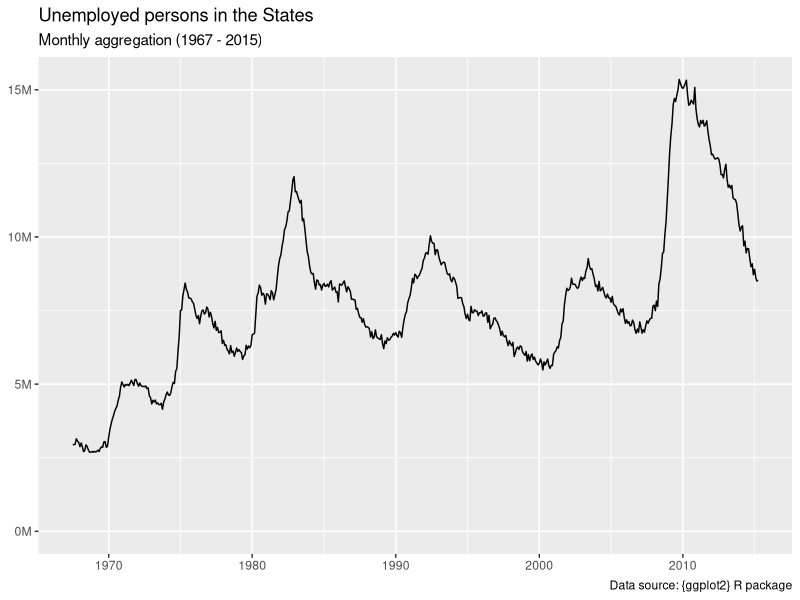
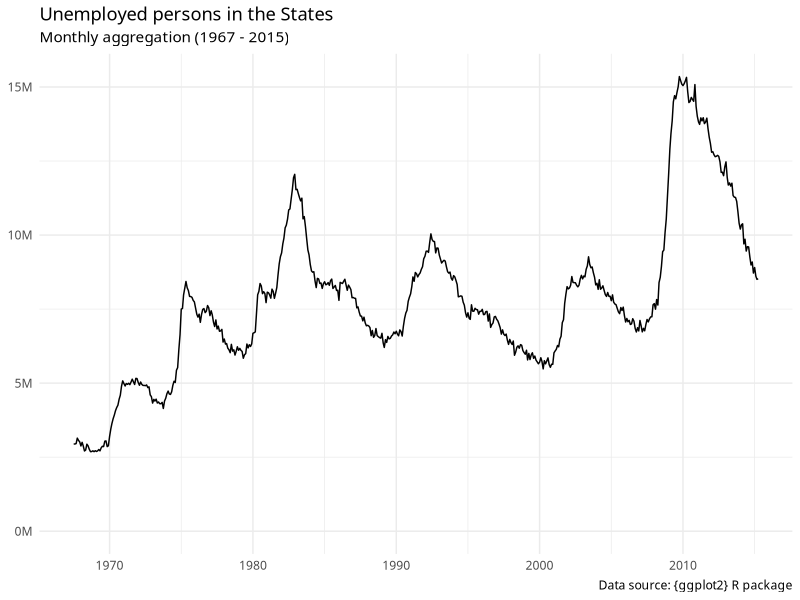
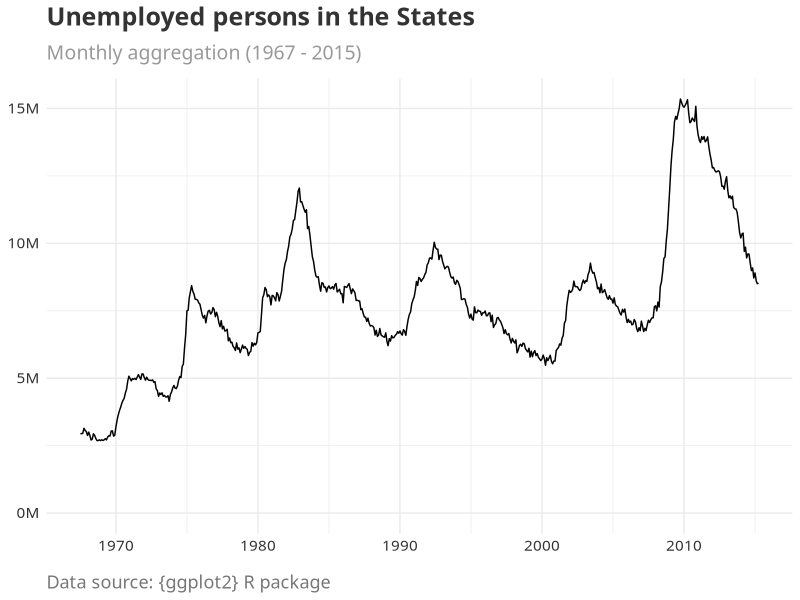
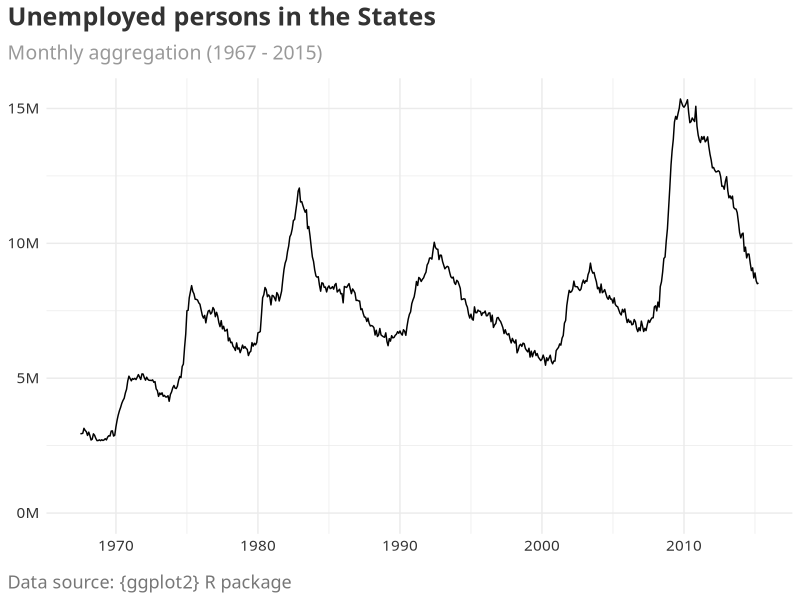
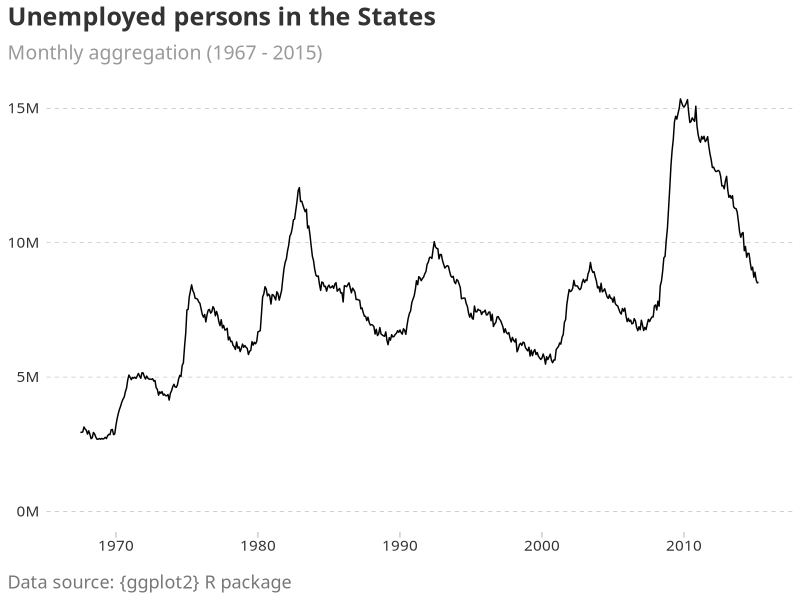
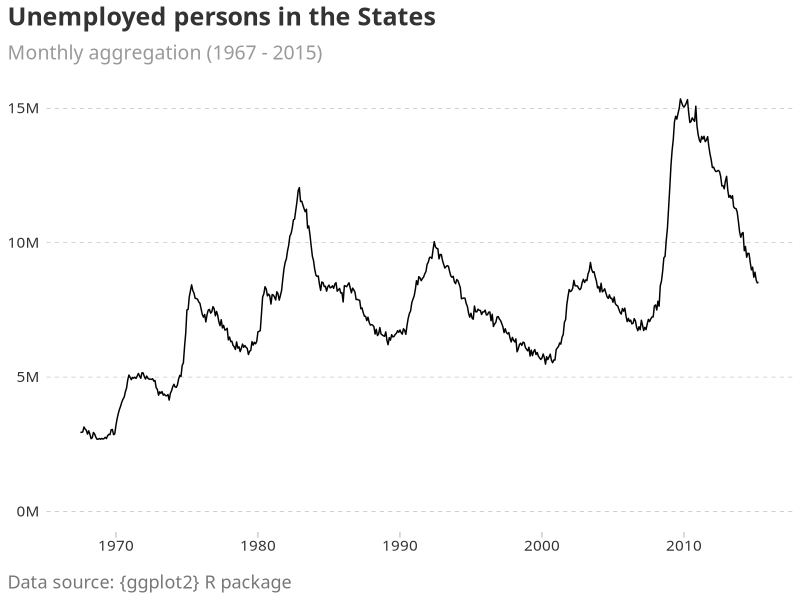
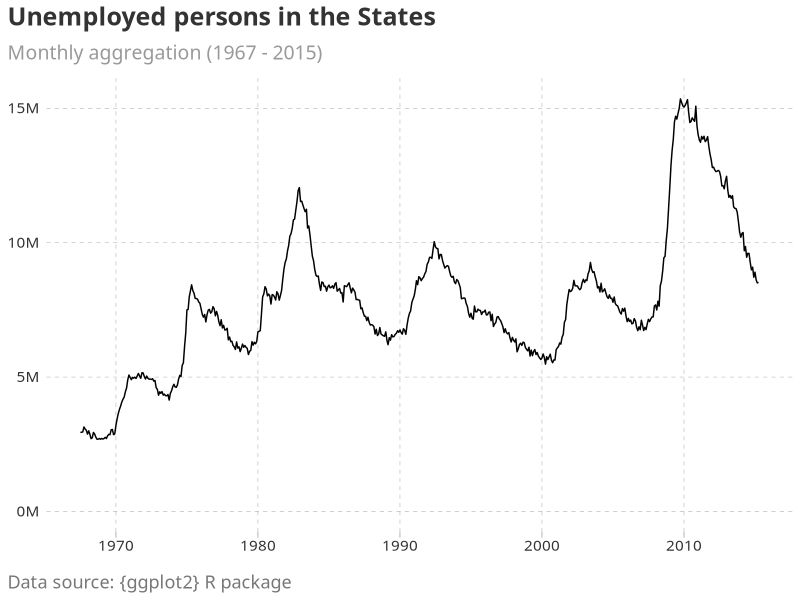
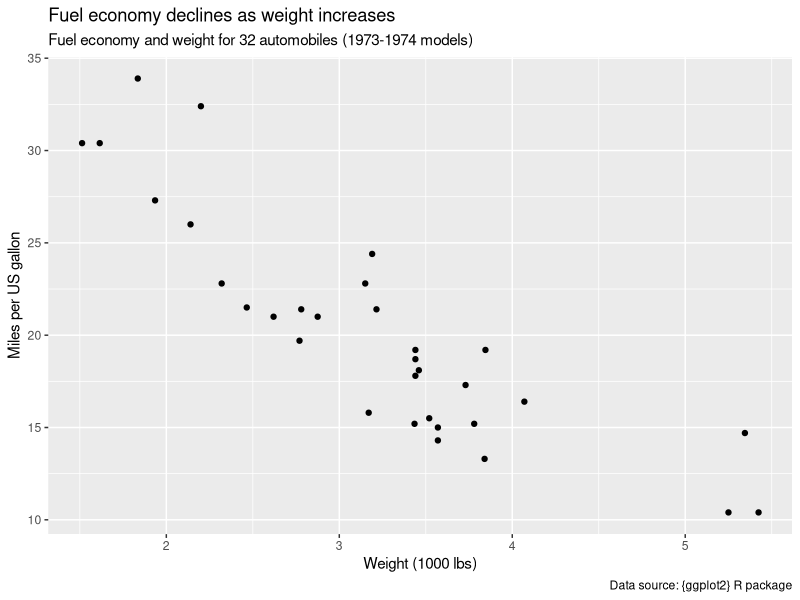

Here is the R script that generated these plots, in order:
# ggplot2 theme tutorial

library(ggplot2)

# 1. Original plot

default_plot <- ggplot(
  economics,
  aes(date, unemploy)
) +
  geom_line() +
  labs(
    title = "Unemployed persons in the States",
    subtitle = "Monthly aggregation (1967 - 2015)",
    caption = "Data source: {ggplot2} R package",
    x = NULL,
    y = NULL
  ) +
  # Change the scale of the y-axis to numbers in thousands rather
  # than millions
  scale_y_continuous(
    labels = scales::label_number(
      scale = 0.001,
      suffix = "M"
    ),
    limits = c(0, max(economics$unemploy))
  )

default_plot

# 2. Pick a built-in theme as a base

nyt_plot <- default_plot + 
  theme_minimal(
    base_family = "Libre Franklin"
  )

nyt_plot

# 3. Customize text elements

nyt_plot <- nyt_plot + 
  theme(
    plot.title = element_text(
      size = 18,
      face = "bold",
      color = "#333333", # dark gray
      margin = margin(b = 10) # gives breathing room in plot
    ),
    plot.subtitle = element_text(
      size = 14,
      color = "#999999", # medium gray
      margin = margin(b = 10) # gives breathing room in plot
    ),
    plot.caption = element_text(
      size = 13,
      color = "#777777", # light gray
      margin = margin(t = 15),
      hjust = 0 # 0 equals to left align and 1 equals to right align
    ),
    axis.text = element_text(
      size = 11,
      color = "#333333" # dark
    )
  )

nyt_plot

# 4. Align title, subtitle, and caption to plot

nyt_plot <- nyt_plot + 
  theme(
    plot.title.position = "plot",
    plot.caption.position = "plot"
  )

nyt_plot

# 5. Customize line elements

nyt_plot <- nyt_plot +
  theme(
    panel.grid.minor = element_blank(),
    panel.grid.major = element_line(
      linetype = "dashed",
      linewidth = 0.15,
      color = "#999999"
    ),
    panel.grid.major.x = element_blank(),
    axis.ticks.x = element_line(
      linetype = "solid",
      linewidth = 0.25,
      color = "#999999"
    ),
    axis.ticks.length.x = unit(4, units = "pt")
  )

nyt_plot

# Wrap it in a function
theme_nyt <- function() {

# Pick a built-in theme as a base 
  
    theme_minimal(
    base_family = "Libre Franklin"
  ) +

# Customize text elements

    theme(
      plot.title = element_text(
        size = 18,
        face = "bold",
        color = "#333333", # dark gray
        margin = margin(b = 10) # gives breathing room in plot
      ),
      plot.subtitle = element_text(
        size = 14,
        color = "#999999", # medium gray
        margin = margin(b = 10) # gives breathing room in plot
      ),
      plot.caption = element_text(
        size = 13,
        color = "#777777", # light gray
        margin = margin(t = 15),
        hjust = 0 # 0 equals to left align and 1 equals to right align
      ),
      axis.text = element_text(
        size = 11,
        color = "#333333" # dark
      ),

# Align title, subtitle, and caption to plot

      plot.title.position = "plot",
      plot.caption.position = "plot",

# Customize line elements

      panel.grid.minor = element_blank(),
      panel.grid.major = element_line(
        linetype = "dashed",
        linewidth = 0.15,
        color = "#999999"
      ),
      panel.grid.major.x = element_blank(),
      axis.ticks.x = element_line(
        linetype = "solid",
        linewidth = 0.25,
        color = "#999999"
      ),
      axis.ticks.length.x = unit(4, units = "pt")
    )
}

# Test function

default_plot + 
  theme_nyt()

# Customize the new theme function by adding arguments

theme_nyt <- function(
    gridline_x = TRUE,
    gridline_y = TRUE
) {
  gridline <- element_line(
    linetype = "dashed",
    linewidth = 0.15,
    color = "#999999"
  )
  
gridline_x <- if (isTRUE(gridline_x)) {
  gridline
} else {
  element_blank()
}

gridline_y <- if (isTRUE(gridline_y)) {
  gridline
} else {
  element_blank()
}

# Pick a built-in theme as a base 

theme_minimal(
  base_family = "Libre Franklin"
) +
  
  # Customize text elements
  
  theme(
    plot.title = element_text(
      size = 18,
      face = "bold",
      color = "#333333", # dark gray
      margin = margin(b = 10) # gives breathing room in plot
    ),
    plot.subtitle = element_text(
      size = 14,
      color = "#999999", # medium gray
      margin = margin(b = 10) # gives breathing room in plot
    ),
    plot.caption = element_text(
      size = 13,
      color = "#777777", # light gray
      margin = margin(t = 15),
      hjust = 0 # 0 equals to left align and 1 equals to right align
    ),
    axis.text = element_text(
      size = 11,
      color = "#333333" # dark
    ),
    
    # Align title, subtitle, and caption to plot
    
    plot.title.position = "plot",
    plot.caption.position = "plot",
    
    # Customize line elements
    
    panel.grid.minor = element_blank(),
    panel.grid.major.x = gridline_x,
    panel.grid.major.y = gridline_y,
    axis.ticks.x = element_line(
      linetype = "solid",
      linewidth = 0.25,
      color = "#999999"
    ),
    axis.ticks.length.x = unit(4, units = "pt")
  )

}

# Test our function with grid line arguments

default_plot + 
  theme_nyt(
    gridline_x = TRUE,
    gridline_y = TRUE
  )

# Create a new test plot

mtcars_plot <- ggplot(mtcars, aes(wt, mpg)) +
  geom_point() +
  labs(
    title = "Fuel economy declines as weight increases",
    subtitle = "Fuel economy and weight for 32 automobiles (1973-1974 models)",
    caption = "Data source: {ggplot2} R package",
    x = "Weight (1000 lbs)",
    y = "Miles per US gallon"
  )

mtcars_plot

# Test our function on new plot

mtcars_plot + 
  theme_nyt(
    gridline_x = TRUE,
    gridline_y = TRUE
  )
